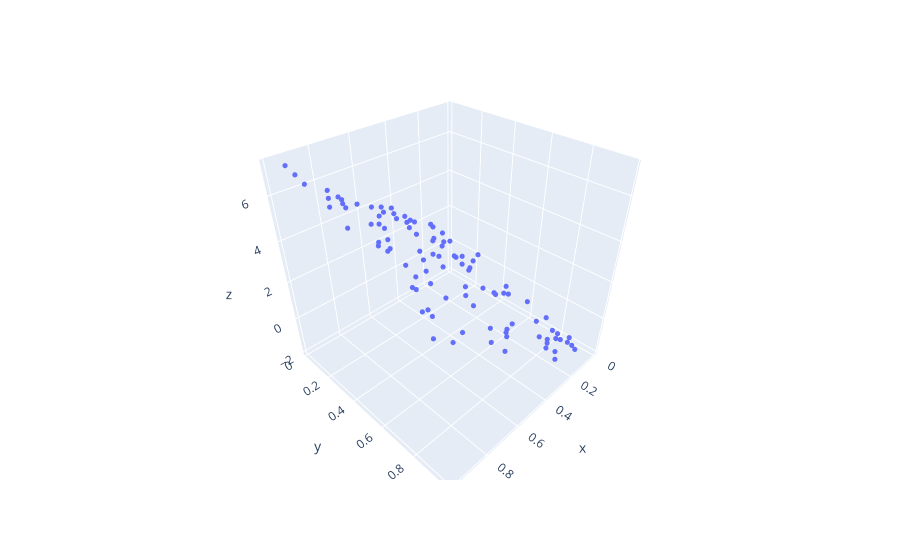

Source (notebook cell):
### Code cell
fig = px.scatter_3d(x=x[:,0], y=x[:,1], z=y)
fig.update_layout(showlegend=False)
fig.update_traces(marker=dict(size=3))
fig.show()
